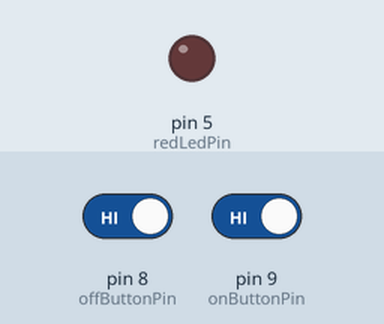
Simulated run of this sketch. Board: Arduino Uno, built with avr-gcc and run on an emulated ATmega328P. Parts: output pins drawn as LEDs (lit = HIGH). The test bench sets the inputs (shaded band); at power-on: pin 8 (offButtonPin) HIGH, pin 9 (onButtonPin) HIGH.

Above: at 2.2 s.
2.3 s: pin 8 (offButtonPin) driven LOW and pin 9 (onButtonPin) driven LOW
At 2.7 s:
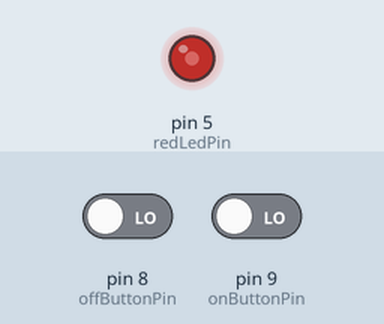
3.8 s: pin 8 (offButtonPin) driven HIGH
At 5.0 s:
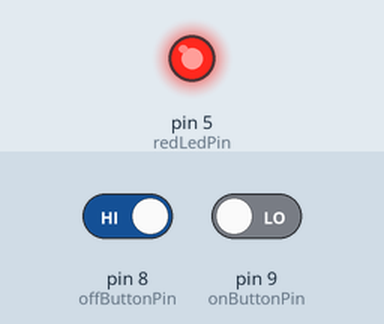
Timing chart, 0 to 6.8 s (numbered marks = the images above; inputs shaded):
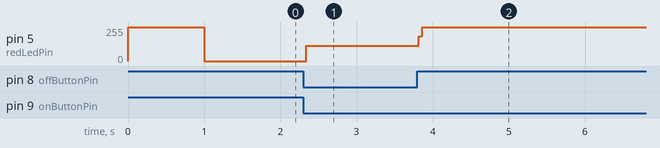

The sketch:

DigitalInput.ino
```cpp
/*
  Digital Input

  source - https://github.com/rgroszewski/arduino-tutorials/blob/master/Lesson05%20-%20DigitalInput
 */

#define redLedPin 5
#define onButtonPin 9
#define offButtonPin 8

void setup() {
  pinMode(redLedPin,OUTPUT);
  pinMode(onButtonPin,INPUT_PULLUP);
  pinMode(offButtonPin,INPUT_PULLUP);
  digitalWrite(redLedPin,HIGH);
  delay(1000);
  digitalWrite(redLedPin,LOW);
}

void loop() {
  if (digitalRead(onButtonPin) == LOW)
  {
    digitalWrite(redLedPin,HIGH);
  }
  if (digitalRead(offButtonPin) == LOW)
  {
    digitalWrite(redLedPin,LOW);
  }
}
```

Measured:
- after the input at 2.3 s, pin 5 (redLedPin): 0/255 → 113/255 at once
- after the input at 3.8 s, pin 5 (redLedPin): 113/255 → 255/255 at once
